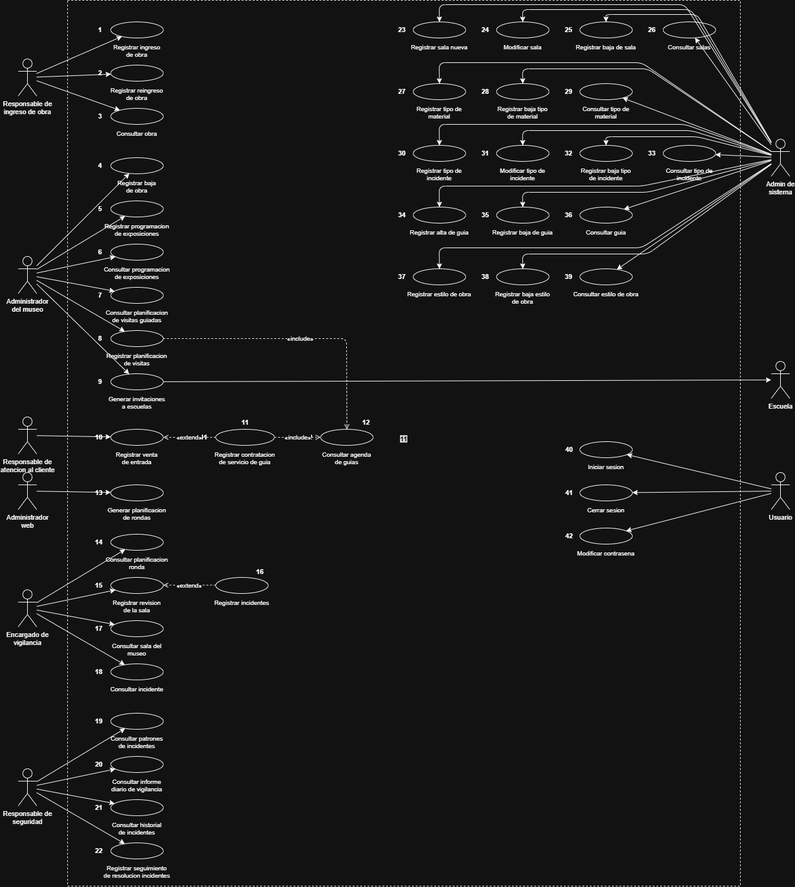
#> input picture media/page8_diagram.png, 795 x 887 px, shrunk from 1288 x 1437 before the run, found by its file name
$ python find_cu15.py
#> lines starting #> are read from the running program, lines starting #| are printed output that depends on the picture
from PIL import Image

# Let's inspect different quadrants of page8_diagram.png
im = Image.open('media/page8_diagram.png')
#> im is the input picture: PIL image 795x887 RGB; mean R, G, B 23.9, 23.9, 23.9
w, h = im.size
#> w = 795; h = 887
print('DCU size:', w, h)
#| DCU size: 795 887

# Let's save 4 slices vertically to find CU 15
for i in range(4):
    y0 = int(h * i / 4)
    y1 = int(h * (i + 1) / 4)
    slice_img = im.crop((0, y0, w, y1))
    slice_img.save(f'scripts_y_notas/dcu_slice_{i}.png')
#> this loop made 4 passes
#> pass 1, `slice_img = im.crop((0, y0, w, y1))`:
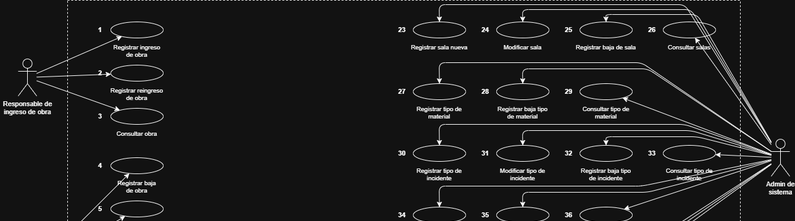
#> slice_img: PIL image 795x221 RGB; min 0, max 255, mean 27.4
#> pass 2, `slice_img = im.crop((0, y0, w, y1))`:
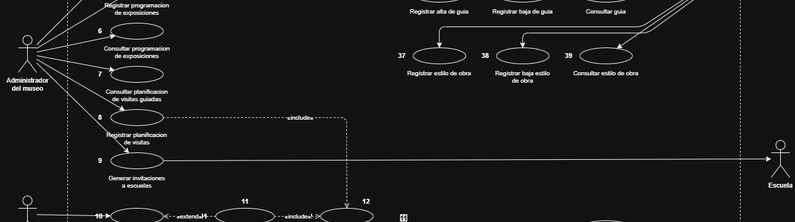
#> slice_img: PIL image 795x222 RGB; mean R, G, B 24.1, 24.1, 24.1
#> pass 3, `slice_img = im.crop((0, y0, w, y1))`:
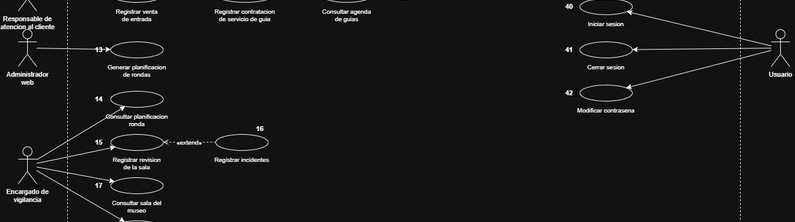
#> slice_img: PIL image 795x222 RGB; mean R, G, B 23.1, 23.1, 23.1
#> after the loop:
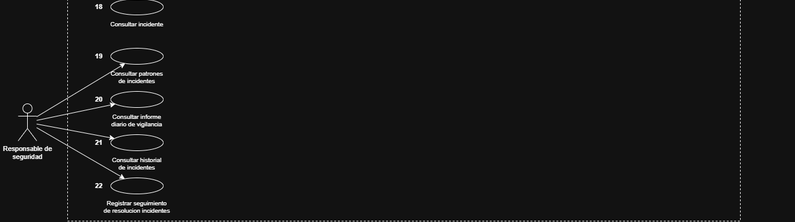
#> slice_img: PIL image 795x222 RGB; min 0, max 255, mean 20.9
print("DCU slices saved.")
